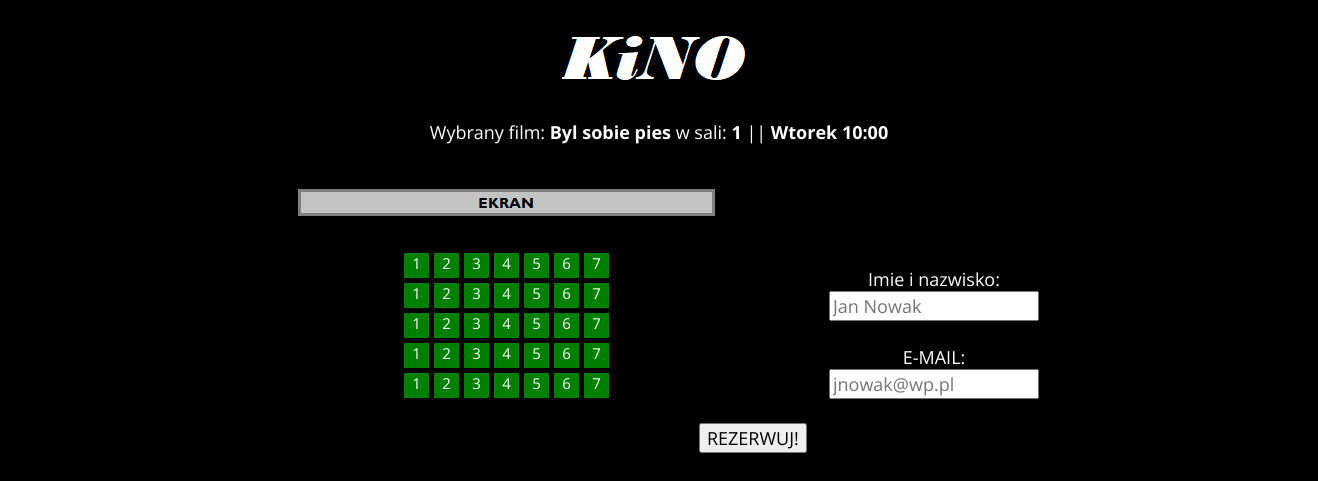
The app's page /index.php?id_seans=2 with its own data.
### tables this page shows
CREATE TABLE "seanse" (
	`id_seans`	INTEGER,
	`title`	TEXT,
	`day`	INTEGER,
	`time`	time,
	`id_room`	INTEGER,
	PRIMARY KEY(`id_seans`)
);

### room.php (the view, shortened to what this page needs)
<?php
  $max = ($db->query("select max(id_seans) from seanse"))->fetch();
  if(isset($_GET['id_seans']) && (($_GET['id_seans']) > 0 && ($_GET['id_seans']) <= $max[0])){
    $id_seans = $_GET['id_seans'];
    $inf_query = ($db->query("select * from SEANSE where ID_SEANS = $id_seans"))->fetch();
    $s_query = ($db->query("select * from SALE where ID_ROOM = (select ID_ROOM from SEANSE where ID_SEANS = $id_seans)"))->fetch();
    $day = $inf_query['day'];
    $day_array = array(1=>'Poniedziałek', 'Wtorek', 'Środa', 'Czwartek', 'Piątek', 'Sobota', 'Niedziela');
    $day_string = $day_array[$day];
?>
<div id="cont_sala">
  <div id="top_sala">
    <?php
    print 'Wybrany film: <b>'.$inf_query['title'].'</b> w sali: <b>'.$inf_query['id_room'].'</b>';
    print ' || <b>'.$day_string.'</b>';
    print ' <b>'.$inf_query['time'].'</b>';
    ?>
  </div>
  <div id="left_sala">
    <div id="t_left_sala"><img src="img/ekran_cz.png" alt="Ekran"/></div>
    <div id="m_left_sala">
      <?php
          print '<form action="'.$_SERVER['SCRIPT_NAME'].'" method="post"><input type="hidden" name="go" value="res"><input type="hidden" name="id_seans" value="'.$id_seans.'">';
                for ($i = 1; $i <= $s_query['rows_number']; $i++){
                  for ($l = 1; $l <= $s_query['seats_per_row']; $l++){
                    $q = "SELECT id_res from reservations where row = $i and seat = $l and id_seans = $id_seans";
                    $qu = $db->query($q);
                    $qq = $qu->fetch();
                      if ($qq != NULL){
                        print '<input type="checkbox" id="'.$i.$l.'" name="s[]" value="'.$i.'v'.$l.'" disabled><label for="'.$i.$l.'"><span>'.$l.'</span></label>';
                          }
                          else{
                            print '<input type="checkbox" id="'.$i.$l.'" name="s[]" value="'.$i.'v'.$l.'" /><label for="'.$i.$l.'"><span>'.$l.'</span></label>';
                            }
                        }
                  }
          ?>
    </div>
  </div>
  <div id="right_sala">
    <br><br><br><br>
    <label>Imie i nazwisko: </label><br> <input type="text" name="name" required placeholder="Jan Nowak" pattern="[A-ZĄĘŹŻŚÓĆŃŁ ]{1}[a-ząęźżśóćńł]* [A-ZĄĘŹŻŚÓĆŃŁ]{1}[a-ząęźżśóćńł]*"></br><br>
    <label>E-MAIL: </label><br> <input type="email" name="email" required placeholder="jnowak@wp.pl"/> <br><br>
  </div>
  <div id="footer_sala">
    <a href="index.php" class="button">POWRÓT</a>
    <input class="button" type="submit" value="REZERWUJ!"></form></div>
  </div>
<?php
}
else {
  print '<p class="error">Błąd, seans o podanym ID nie istnieje!</p>';
  print '<p class="info">Aby wrócić - <u><a href="index.php" title="kliknij, aby wrócić">kliknij tutaj...</a></u></p>';
}
?>

### style.css (style rules this page uses)
* { font-family: 'Open Sans', sans-serif; box-sizing: border-box; font-size: 18px; }
body { background-color: black; color: white; }
a:link, a:visited, a:hover, a:active { text-decoration: none; color: white; font-style: italic; }
a.button { -webkit-appearance: button; -moz-appearance: button; -ms-appearance: button; appearance: button; text-decoration: none; color: initial; font-size: 18px; font-weight: normal; font-style: normal; font-family: 'Open Sans', sans-serif; padding: 0.18em; }
.button { font-size: 18px; font-weight: normal; font-style: normal; color: black; font-family: 'Open Sans', sans-serif; }
input[type="checkbox"] + label { color:white; }
input[type="checkbox"] + label span { display:inline-block; width:25px; height:25px; font-size: 15px; margin: 5px 5px 0 0; vertical-align:middle; background-color: green; cursor:pointer; box-shadow: 0px 1px 3px rgba(0,0,0,0.5); }
#cont_sala { width: 900px; height: 525px; margin-left: auto; margin-right: auto; }
#top_sala { height: auto; width: 900px; margin-bottom: 0.5em; padding: 1.0em; text-align: center justify; }
#left_sala { padding: 0.5em; width: 600px; float: left; }
#t_left_sala { padding: 0.5em; width: 600px; height: auto; margin-left: -2%; margin-bottom: 1em; }
#right_sala { width: 250px; float: left; text-align: left justify; }
#footer_sala { width: 1000px; float: left; text-align: center justify; }

### records on screen
seanse: title "Byl sobie pies", id_room "1", day "Wtorek", time "10:00"
